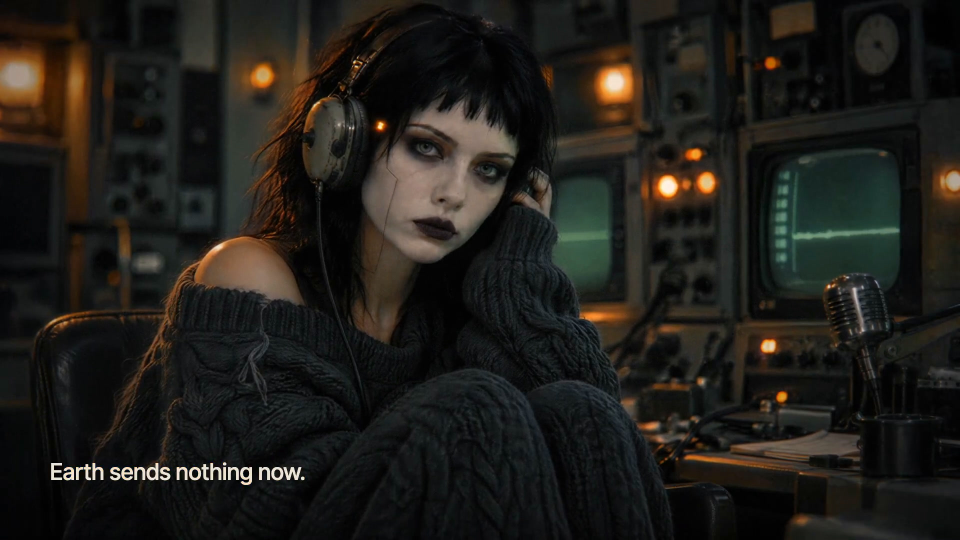
#> input picture home-manager/dotfiles/wallpapers/nothing-to-report-0244-original.jpg, 1920 x 1080 px (shown at 1/2 size)
$ python -i native.py   (imports and definitions only)
#> lines starting #> are read from the running program, lines starting #| are printed output that depends on the picture
### assets_studio/asset_processing/src/asset_processing/native_motion.py
"""SMPL body-motion artifacts and BVH exchange; no SDK or neural dependencies."""

import json
import math
from collections.abc import Sequence
from dataclasses import dataclass
from typing import Any

FORMAT = "studio.smplx-motion.v1"
MAX_NATIVE_FRAMES = 18_000  # Joined shots, not the neural model's input window.
# SMPL's first 22 joints, named for the existing SMPL-to-MIA transfer profile.
JOINTS = (
    ("Hips", -1),
    ("LeftUpLeg", 0),
    ("RightUpLeg", 0),
    ("Spine", 0),
    ("LeftLeg", 1),
    ("RightLeg", 2),
    ("Spine1", 3),
    ("LeftFoot", 4),
    ("RightFoot", 5),
    ("Spine2", 6),
    ("LeftToeBase", 7),
    ("RightToeBase", 8),
    ("Neck", 9),
    ("LeftShoulder", 9),
    ("RightShoulder", 9),
    ("Head", 12),
    ("LeftArm", 13),
    ("RightArm", 14),
    ("LeftForeArm", 16),
    ("RightForeArm", 17),
    ("LeftHand", 18),
    ("RightHand", 19),
)


# [43 lines left out: function smpl_bvh, not called in this run]


@dataclass(frozen=True)
class NativeMotion:
    bvh: str
    frames: int
    source: dict[str, Any]


def read_native_motion(data: bytes) -> NativeMotion:
    """Validate the fixed body/BVH exchange before passing data to Blender."""
    if len(data) > 32 * 1024 * 1024:
        raise ValueError("native motion exceeds 32 MiB")
    try:
        package = json.loads(data)
        if package["format"] != FORMAT or package["fps"] != 30:
            raise ValueError("unsupported native motion format/fps")
        frames = package["frames"]
        if type(frames) is not int or not 2 <= frames <= MAX_NATIVE_FRAMES:
            raise ValueError(f"native motion needs 2–{MAX_NATIVE_FRAMES} frames")
        if package["coordinate_space"] != "model-world-y-up":
            raise ValueError("native retargeting requires model-world-y-up coordinates")
        bvh = package["retarget_bvh"]
        lines = bvh.splitlines()
        bones = [line.split()[1] for line in lines if line.strip().startswith(("ROOT ", "JOINT "))]
        if len(bones) != 22 or set(bones) != {name for name, _ in JOINTS}:
            raise ValueError("native motion must contain the 22 SMPL/Mixamo body joints")
        marker = lines.index("MOTION")
        if lines[marker + 1] != f"Frames: {frames}" or lines[marker + 2] != "Frame Time: 0.033333":
            raise ValueError("native BVH timing disagrees with the package")
        motion = lines[marker + 3 :]
        if len(motion) != frames:
            raise ValueError("native BVH frame count disagrees with the package")
        for line in motion:
            values = list(map(float, line.split()))
            if len(values) != 69 or not all(math.isfinite(v) for v in values):
                raise ValueError("native BVH contains invalid channels")
        return NativeMotion(bvh, frames, package)
    except (KeyError, TypeError, AttributeError, IndexError, UnicodeError) as error:
        raise ValueError(f"invalid native motion: {error}") from error

### assets_studio/model_servers/kimodo/src/kimodo_model_server/native.py
"""Native SMPL-X body motion <-> Kimodo-SMPLX (22 joints); numpy only, no GPU or weights.

The studio's native package (`studio.smplx-motion.v1`) carries a 22-joint BVH:
the person's rest offsets, the pelvis path and local ZYX Euler rotations, Y-up
metres. GVHMR, HTD-Refine and joined clips all have it, so it is the one input
read here. Kimodo works in a canonical frame (root at XZ = 0 and facing +Z on a
chosen frame) on its own fixed body; positions are scaled by the leg-length ratio
on the way in and back on the way out, so a generated motion lands in the source
clip's world, at the source person's size.
"""

import json
import math
from dataclasses import dataclass
from typing import Any

import numpy as np
from asset_processing.native_motion import FORMAT, JOINTS, read_native_motion, smpl_bvh
from scipy.spatial.transform import Rotation

PARENTS = [parent for _, parent in JOINTS]
NAMES = [name for name, _ in JOINTS]
LEG = (1, 4, 7)  # left hip, knee, ankle: Kimodo's SMPL-X order is the same as JOINTS
FPS = 30


@dataclass(frozen=True)
class Clip:
    rest: np.ndarray  # (22, 3) joint positions in the rest pose, pelvis at the origin
    rotations: np.ndarray  # (T, 22, 3, 3) local rotation matrices
    pelvis: np.ndarray  # (T, 3) world pelvis positions, Y-up metres

    @property
    def frames(self) -> int:
        return len(self.pelvis)


def read_clip(data: bytes) -> Clip:
    """Parse a native package's BVH (validated by the shared reader first)."""
    native = read_native_motion(data)
    lines = native.bvh.splitlines()
    order, offsets = [], {}
    for i, line in enumerate(lines):
        words = line.split()
        if words and words[0] in ("ROOT", "JOINT"):
            name = words[1]
            order.append(NAMES.index(name))
            offsets[name] = [float(v) for v in lines[i + 2].split()[1:4]]
    rest = np.zeros((22, 3))
    for index, (name, parent) in enumerate(JOINTS):
        if parent >= 0:
            rest[index] = rest[parent] + offsets[name]
    motion = lines[lines.index("MOTION") + 3 :]
    values = np.array([[float(v) for v in line.split()] for line in motion])
    pelvis = values[:, :3]
    eulers = values[:, 3:].reshape(len(values), 22, 3)
    rotations = np.zeros((len(values), 22, 3, 3))
    matrices = Rotation.from_euler("ZYX", eulers.reshape(-1, 3), degrees=True).as_matrix()
    matrices = matrices.reshape(len(values), 22, 3, 3)
    for slot, joint in enumerate(order):
        rotations[:, joint] = matrices[:, slot]
    return Clip(rest, rotations, pelvis)


# [21 lines left out: functions forward_kinematics, heading, not called in this run]


def leg_length(rest: np.ndarray) -> float:
    hip, knee, ankle = (rest[i] for i in LEG)
    return float(np.linalg.norm(knee - hip) + np.linalg.norm(ankle - knee))


@dataclass(frozen=True)
class Frame:
    """Similarity from a source world into Kimodo's canonical frame."""

    origin: np.ndarray  # source pelvis XZ at the reference frame; Y: the source floor
    yaw: float  # source heading at the reference frame
    scale: float  # Kimodo leg length / source leg length

    def rotation(self) -> np.ndarray:
        return Rotation.from_rotvec([0.0, -self.yaw, 0.0]).as_matrix()

    def to_canonical(self, points: np.ndarray) -> np.ndarray:
        return ((points - self.origin) @ self.rotation().T) * self.scale

    def from_canonical(self, points: np.ndarray) -> np.ndarray:
        return (points / self.scale) @ self.rotation() + self.origin


FEET = (10, 11)
KIMODO_FOOT_HEIGHT = 0.006  # SMPL-X foot joints above Kimodo's floor (y = 0) when standing


# [66 lines left out: functions canonical_frame, fullbody_keys, package, pose_difference_deg, not called in this run]

>>> import cv2
>>> picture = cv2.imread('../../../../../home-manager/dotfiles/wallpapers/nothing-to-report-0244-original.jpg', cv2.IMREAD_GRAYSCALE)
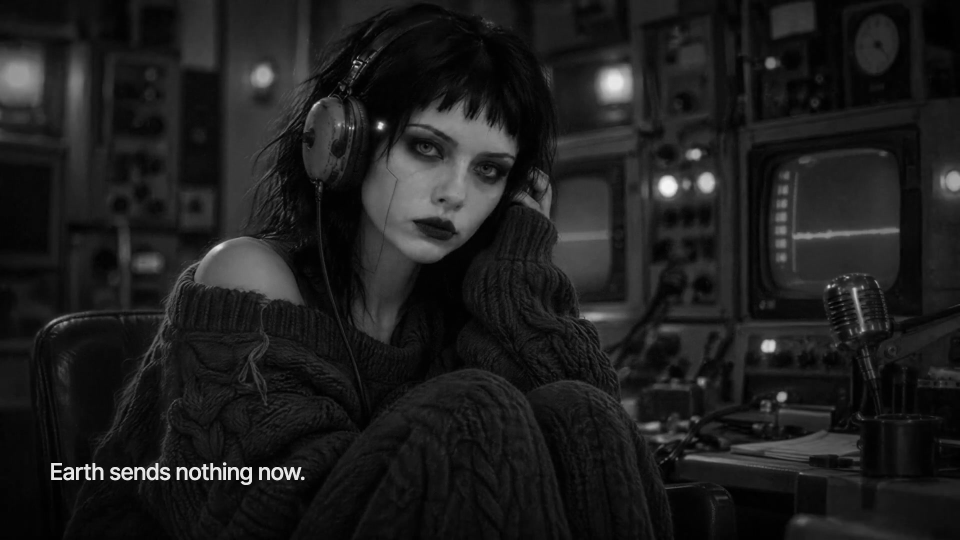
#> picture: shape (1080, 1920) (shown at 1/2 size); min 0, max 251, mean 29.9
#> (the run stopped early here; a loop or call above may not have finished)

$ run again, on home-manager/dotfiles/wallpapers/discordia.png
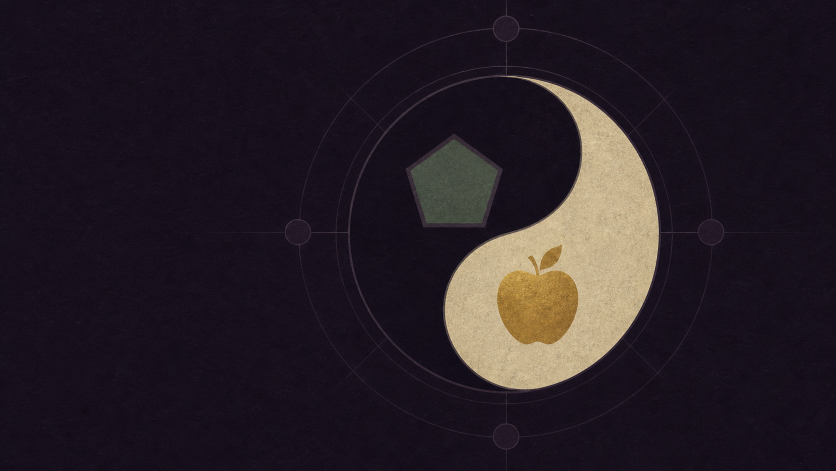
#> input picture home-manager/dotfiles/wallpapers/discordia.png, 1672 x 941 px (shown at 1/2 size)
#> `picture = cv2.imread('../../../../../home-manager/dotfiles/wallpapers/..`:
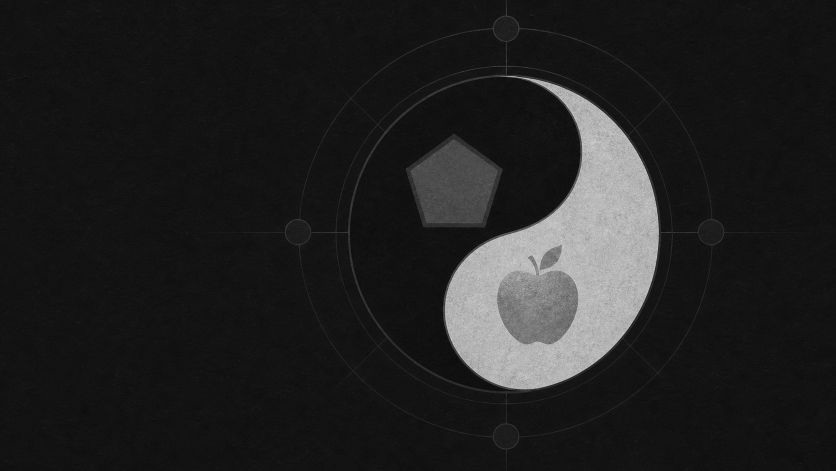
#> picture: shape (941, 1672) (shown at 1/2 size); min 6, max 223, mean 33.8
